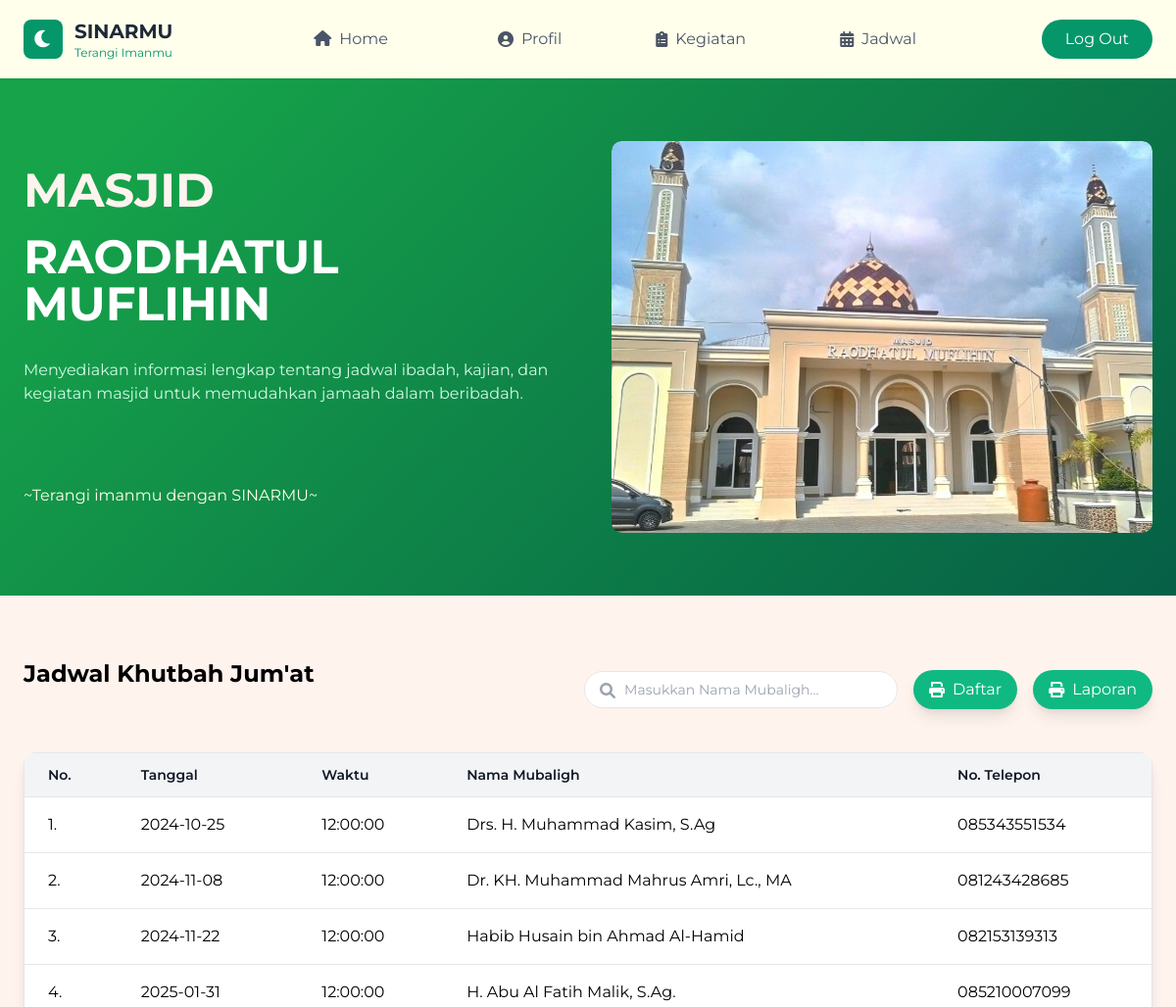
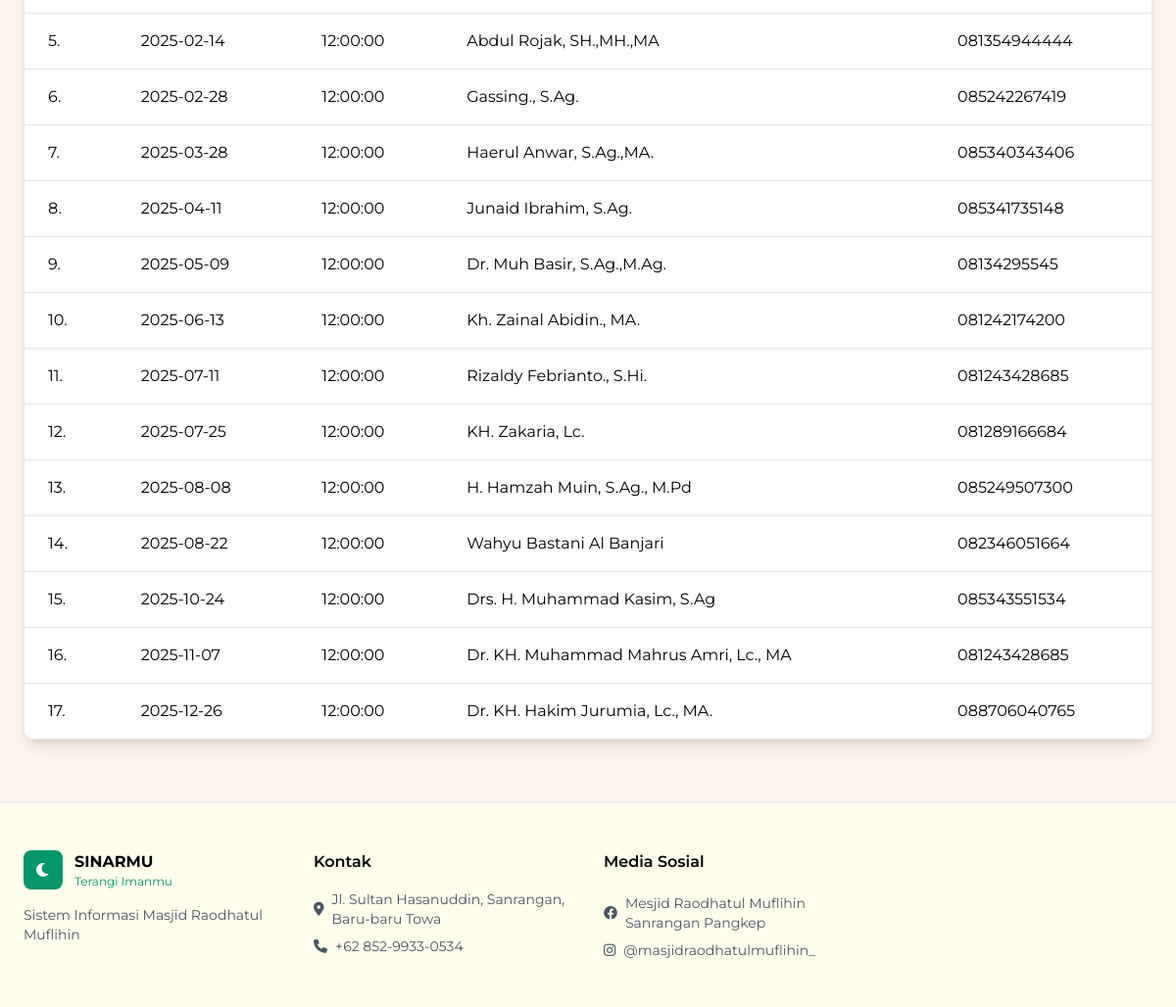
The page /khutbah_jumat_pengurus.php (signed in) on the database its author committed (2 pictures, top to bottom).
### tables this page shows
CREATE TABLE `kegiatan` (
  `id_kegiatan` int NOT NULL,
  `id_masjid` int NOT NULL,
  `kode_kegiatan` varchar(100) NOT NULL,
  `nama_kegiatan` varchar(100) NOT NULL,
  `deskripsi_kegiatan` varchar(255) DEFAULT NULL,
  `tempat_kegiatan` varchar(200) DEFAULT NULL,
  `waktu_kegiatan` time NOT NULL,
  `tanggal_kegiatan` date NOT NULL,
  `created_at` timestamp NULL DEFAULT CURRENT_TIMESTAMP,
  `updated_at` timestamp NULL DEFAULT CURRENT_TIMESTAMP ON UPDATE CURRENT_TIMESTAMP
);

CREATE TABLE `mubaligh` (
  `id_mubaligh` int NOT NULL,
  `id_akun` int NOT NULL,
  `id_masjid` int NOT NULL,
  `nama_mubaligh` varchar(100) NOT NULL,
  `alamat_mubaligh` varchar(200) DEFAULT NULL,
  `no_telepon_mubaligh` varchar(20) DEFAULT NULL,
  `created_at` timestamp NULL DEFAULT CURRENT_TIMESTAMP,
  `updated_at` timestamp NULL DEFAULT CURRENT_TIMESTAMP ON UPDATE CURRENT_TIMESTAMP
);

### khutbah_jumat_pengurus.php (the view, shortened to what this page needs)
<?php
include 'koneksi.php';
$query = isset($_GET['query']) ? trim($_GET['query']) : '';
if (!empty($query)) {
    $stmt = $conn->prepare("SELECT k.tanggal_kegiatan, k.waktu_kegiatan, mu.nama_mubaligh, mu.no_telepon_mubaligh
        FROM jadwal j
        INNER JOIN kegiatan k ON j.id_kegiatan = k.id_kegiatan
        INNER JOIN mubaligh mu ON j.id_mubaligh = mu.id_mubaligh
        WHERE j.kode_jadwal = 'JKJ' AND mu.nama_mubaligh LIKE ?
        ORDER BY k.tanggal_kegiatan ASC
    ");
    $search = "%$query%";
    $stmt->bind_param("s", $search);
} else {
    $stmt = $conn->prepare("SELECT k.tanggal_kegiatan, k.waktu_kegiatan, mu.nama_mubaligh, mu.no_telepon_mubaligh
        FROM jadwal j
        INNER JOIN kegiatan k ON j.id_kegiatan = k.id_kegiatan
        INNER JOIN mubaligh mu ON j.id_mubaligh = mu.id_mubaligh
        WHERE j.kode_jadwal = 'JKJ'
        ORDER BY k.tanggal_kegiatan ASC
    ");
}
$stmt->execute();
$result = $stmt->get_result();
$data_jadwal = $result->num_rows > 0 ? $result->fetch_all(MYSQLI_ASSOC) : [];
?>
<!DOCTYPE html>
<html lang="id">
<head>
    <link href="https://cdnjs.cloudflare.com/ajax/libs/tailwindcss/2.2.19/tailwind.min.css" rel="stylesheet">
    <link href="https://cdnjs.cloudflare.com/ajax/libs/font-awesome/6.0.0/css/all.min.css" rel="stylesheet">
</head>
<body>
    <nav class="background shadow-sm sticky top-0 z-50">
        <div class="max-w-7xl mx-auto px-6">
            <div class="flex justify-between h-20 items-center">
                <div class="flex items-center gap-3">
                    <div class="w-10 h-10 bg-green-600 rounded-lg flex items-center justify-center">
                        <i class="fas fa-moon text-white text-xl"></i>
                    </div>
                    <div>
                        <h1 class="font-bold text-xl text-gray-800">SINARMU</h1>
                        <p class="text-xs text-green-600">Terangi Imanmu</p>
                    </div>
                </div>
                <div class="hidden md:flex items-center space-x-20">
                    <div class="relative">
                        <div id="Home" class="flex items-center text-gray-600 hover:text-green-600 px-2 py-1 cursor-pointer">
                            <a href="home.php">
                                <i class="fas fa-home mr-2"></i>Home
                            </a>
                        </div>
                    </div>
                    <div class="relative">
                        <div id="Profil" class="flex items-center text-gray-600 hover:text-green-600 px-2 py-1 cursor-pointer">
                            <i class="fas fa-user-circle mr-2"></i>Profil
                        </div>
                    </div>
                    <div class="relative">
                        <div id="Activity" class="flex items-center text-gray-600 hover:text-green-600 px-2 py-1 cursor-pointer">
                            <i class="fas fa-clipboard-list mr-2"></i>Kegiatan
                        </div>
                    </div>
                    <div class="relative">
                        <div id="Schedule" class="flex items-center text-gray-600 hover:text-green-600 px-2 py-1 cursor-pointer">
                            <i class="fas fa-calendar-alt mr-2"></i>Jadwal
                        </div>
                    </div>
                </div>
                <div class="flex items-center gap-4">
                    <a href="logout.php" class="bg-green-600 text-white px-6 py-2 rounded-full hover:bg-green-700 transition">Log Out</a>
                </div>
            </div>
        </div>
    </nav>
    <section class="hero-gradient py-16 text-white">
        <div class="max-w-7xl mx-auto px-6">
            <div class="grid grid-cols-1 md:grid-cols-2 gap-12 items-center">
                <div>
                    <h1 class="text-5xl font-bold mb-5" style="color: #fff3ee">MASJID</h1>
                    <h1 class="text-5xl font-bold mb-8">RAODHATUL MUFLIHIN</h1>
                    <p class="text-green-100 mb-20">Menyediakan informasi lengkap tentang jadwal ibadah, kajian, dan kegiatan masjid untuk memudahkan jamaah dalam beribadah.</p>
                    <h3 class="text-green-50" style="color: #FFFFEC">~Terangi imanmu dengan SINARMU~</h3>
                </div>
                <div class="relative w-full h-94 overflow-hidden">
                    <div class="swiper-container">
                        <div class="swiper-wrapper">
                            <div class="swiper-slide"><img src="/sisfo-masjid/image/masjid1.png" alt="Gambar 1" class="rounded-lg shadow-lg"></div>
                        </div>
                    </div>
                </div>
            </div>
        </div>
    </section>
    <section class="card py-16">
        <div class="max-w-7xl mx-auto px-6">
            <div class="flex justify-between items-center mb-8">
                <h2 class="text-2xl font-bold mb-8">Jadwal Khutbah Jum'at</h2>
                <div class="flex items-center gap-4">
                    <form action="" method="GET" class="relative">
                        <input type="search" name="query" placeholder="Masukkan Nama Mubaligh..."
                            class="w-80 pl-10 pr-10 py-2 rounded-full border border-gray-200 focus:outline-none focus:ring-2 focus:ring-green-500 text-sm"
                            id="search-input" autocomplete="off">
                        <i class="fas fa-search absolute left-4 top-3 text-gray-400"></i>
                    </form>
                    <a href="cetak_khutbah_jumat.php" class="text-white bg-green-500 hover:bg-green-600 flex items-center gap-2 rounded-full py-2 px-4 shadow-lg" title="Cetak Daftar Khutbah Jum'at">
                        <i class="fas fa-print"></i>
                        <span>Daftar</span>
                    </a>
                    <a href="laporan_jadwal_khutbah_jumat_tahunan.php" class="text-white bg-green-500 hover:bg-green-600 flex items-center gap-2 rounded-full py-2 px-4 shadow-lg" title="Cetak Laporan Khutbah Jum'at Tahunan">
                        <i class="fas fa-print"></i>
                        <span>Laporan</span>
                    </a>
                </div>
            </div>
        <div class="bg-white rounded-xl shadow-lg overflow-hidden mt-4">
            <table class="min-w-full bg-white border border-gray-200">
                <thead>
                    <tr>
                        <th class="py-3 px-6 bg-gray-100 font-semibold text-sm text-gray-900 border-b border-gray-200 text-left">No.</th>
                        <th class="py-3 px-6 bg-gray-100 font-semibold text-sm text-gray-900 border-b border-gray-200 text-left">Tanggal</th>
                        <th class="py-3 px-6 bg-gray-100 font-semibold text-sm text-gray-900 border-b border-gray-200 text-left">Waktu</th>
                        <th class="py-3 px-6 bg-gray-100 font-semibold text-sm text-gray-900 border-b border-gray-200 text-left">Nama Mubaligh</th>
                        <th class="py-3 px-6 bg-gray-100 font-semibold text-sm text-gray-900 border-b border-gray-200 text-left">No. Telepon</th>
                    </tr>
                </thead>
                <tbody>
                    <?php if (!empty($data_jadwal)): ?>
                        <?php foreach ($data_jadwal as $index => $jadwal): ?>
                            <tr class="hover:bg-gray-100">
                                <td class="py-4 px-6 border-b border-gray-200"><?= $index + 1; ?>.</td>
                                <td class="py-4 px-6 border-b border-gray-200"><?php echo htmlspecialchars($jadwal['tanggal_kegiatan'] ?? ''); ?></td>
                                <td class="py-4 px-6 border-b border-gray-200"><?php echo htmlspecialchars($jadwal['waktu_kegiatan'] ?? ''); ?></td>
                                <td class="py-4 px-6 border-b border-gray-200"><?php echo htmlspecialchars($jadwal['nama_mubaligh'] ?? ''); ?></td>
                                <td class="py-4 px-6 border-b border-gray-200"><?php echo htmlspecialchars($jadwal['no_telepon_mubaligh'] ?? ''); ?></td>
                            </tr>
                        <?php endforeach; ?>
                    <?php endif; ?>
                </tbody>
            </table>
        </div>
    </section>
    <footer class="background border-t">
            <div class="max-w-7xl mx-auto px-6 py-12">
                <div class="grid grid-cols-1 md:grid-cols-4 gap-8">
                    <div>
                        <div class="flex items-center gap-3 mb-4">
                            <div class="w-10 h-10 bg-green-600 rounded-lg flex items-center justify-center">
                                <i class="fas fa-moon text-white"></i>
                            </div>
                            <div>
                                <h4 class="font-bold">SINARMU</h4>
                                <p class="text-xs text-green-600">Terangi Imanmu</p>
                            </div>
                        </div>
                        <p class="text-gray-600 text-sm">Sistem Informasi Masjid Raodhatul Muflihin</p>
                    </div>
                    <div>
                        <h5 class="font-semibold mb-4">Kontak</h5>
                        <ul class="space-y-2 text-sm text-gray-600">
                            <li class="flex items-center gap-2">
                                <i class="fas fa-map-marker-alt"></i>
                                    <a href="https://www.google.co.id/maps/place/Masjid+Raodhatul+Muflihin/@-4.8570717,119.5683597,17z/data=!3m1!4b1!4m6!3m5!1s0x2dbe50384d5f9bdf:0x94d60c3d24cec5d!8m2!3d-4.8570717!4d119.5709346!16s%2Fg%2F11cjh_1107?entry=ttu&g_ep=EgoyMDI0MTAyNy4wIKXMDSoASAFQAw%3D%3D" class="hover:text-green-600">
                                        Jl. Sultan Hasanuddin, Sanrangan, Baru-baru Towa
                                    </a>
                            </li>
                            <li class="flex items-center gap-2">
                                <i class="fas fa-phone"></i>
                                    <a href="https://wa.me/6285299330534" class="hover:text-green-600">
                                        +62 852-9933-0534
                                    </a>
                            </li>
                        </ul>
                    </div>
                    <div>
                        <h5 class="font-semibold mb-5">Media Sosial</h5>
                        <ul class="space-y-2 text-sm text-gray-600">
                            <li class="flex items-center gap-2">
                                <i class="fab fa-facebook"></i>
                                    <a href="https://web.facebook.com/pages/Mesjid-Raodhatul-Muflihin-Sanrangan-Pangkep/2469976183028030" class="hover:text-green-600">
                                        Mesjid Raodhatul Muflihin Sanrangan Pangkep
                                    </a>
                            </li>
                            <li class="flex items-center gap-2">
                                <i class="fab fa-instagram"></i>
                                    <a href="https://www.instagram.com/masjidraodhatulmuflihin_/" class="hover:text-green-600">
                                        @masjidraodhatulmuflihin_
                                    </a>
                            </li>
                        </ul>
                    </div>
                </div>
            </div>
    </footer>
</body>
</html>

### khutbah_jumat_pengurus.php (style rules this page uses)
body { font-family: 'Montserrat', sans-serif; background-color: #fff3ee; }
.hero-gradient { background: linear-gradient(135deg, #16a34a 10%, #065f46 100%); }
.card { background: #fff3ee; }
nav { background: #FFFFEC; position: sticky; top: 0; z-index: 50; }
nav a { color: #4a5568; padding: 0.5rem 1rem; border-radius: 0.5rem; }
footer { background-color: #FFFFEC; border-top: 1px solid #e2e8f0; }
.swiper-container { width: 100%; height: 400px; position: relative; overflow: hidden; border-radius: 10px; }
.swiper-wrapper { display: flex; transition: transform 0.5s ease-in-out; }
.swiper-slide { display: flex; justify-content: center; align-items: center; opacity: 0; transition: opacity 0.5s ease-in-out; position: absolute; width: 100%; height: 100%; border-radius: 10px; overflow: hidden; box-shadow: 0 4px 15px rgba(0, 0, 0, 0.2); }
.swiper-slide-active { opacity: 1; }

### rows shown on the page
kegiatan: tanggal_kegiatan "2024-10-25", waktu_kegiatan "12:00:00", mubaligh.nama_mubaligh "Drs. H. Muhammad Kasim, S.Ag", mubaligh.no_telepon_mubaligh "085343551534"
kegiatan: tanggal_kegiatan "2024-11-08", waktu_kegiatan "12:00:00", mubaligh.nama_mubaligh "Dr. KH. Muhammad Mahrus Amri, Lc., MA", mubaligh.no_telepon_mubaligh "081243428685"
kegiatan: tanggal_kegiatan "2024-11-22", waktu_kegiatan "12:00:00", mubaligh.nama_mubaligh "Habib Husain bin Ahmad Al-Hamid", mubaligh.no_telepon_mubaligh "082153139313"
kegiatan: tanggal_kegiatan "2025-01-31", waktu_kegiatan "12:00:00", mubaligh.nama_mubaligh "H. Abu Al Fatih Malik, S.Ag.", mubaligh.no_telepon_mubaligh "085210007099"
kegiatan: tanggal_kegiatan "2025-02-14", waktu_kegiatan "12:00:00", mubaligh.nama_mubaligh "Abdul Rojak, SH.,MH.,MA", mubaligh.no_telepon_mubaligh "081354944444"
kegiatan: tanggal_kegiatan "2025-02-28", waktu_kegiatan "12:00:00", mubaligh.nama_mubaligh "Gassing., S.Ag.", mubaligh.no_telepon_mubaligh "085242267419"
kegiatan: tanggal_kegiatan "2025-03-28", waktu_kegiatan "12:00:00", mubaligh.nama_mubaligh "Haerul Anwar, S.Ag.,MA.", mubaligh.no_telepon_mubaligh "085340343406"
kegiatan: tanggal_kegiatan "2025-04-11", waktu_kegiatan "12:00:00", mubaligh.nama_mubaligh "Junaid Ibrahim, S.Ag.", mubaligh.no_telepon_mubaligh "085341735148"
kegiatan: tanggal_kegiatan "2025-05-09", waktu_kegiatan "12:00:00", mubaligh.nama_mubaligh "Dr. Muh Basir, S.Ag.,M.Ag.", mubaligh.no_telepon_mubaligh "08134295545"
kegiatan: tanggal_kegiatan "2025-06-13", waktu_kegiatan "12:00:00", mubaligh.nama_mubaligh "Kh. Zainal Abidin., MA.", mubaligh.no_telepon_mubaligh "081242174200"
kegiatan: tanggal_kegiatan "2025-07-11", waktu_kegiatan "12:00:00", mubaligh.nama_mubaligh "Rizaldy Febrianto., S.Hi.", mubaligh.no_telepon_mubaligh "081243428685"
kegiatan: tanggal_kegiatan "2025-07-25", waktu_kegiatan "12:00:00", mubaligh.nama_mubaligh "KH. Zakaria, Lc.", mubaligh.no_telepon_mubaligh "081289166684"
kegiatan: tanggal_kegiatan "2025-08-08", waktu_kegiatan "12:00:00", mubaligh.nama_mubaligh "H. Hamzah Muin, S.Ag., M.Pd", mubaligh.no_telepon_mubaligh "085249507300"
kegiatan: tanggal_kegiatan "2025-08-22", waktu_kegiatan "12:00:00", mubaligh.nama_mubaligh "Wahyu Bastani Al Banjari", mubaligh.no_telepon_mubaligh "082346051664"
kegiatan: tanggal_kegiatan "2025-10-24", waktu_kegiatan "12:00:00", mubaligh.nama_mubaligh "Drs. H. Muhammad Kasim, S.Ag", mubaligh.no_telepon_mubaligh "085343551534"
kegiatan: tanggal_kegiatan "2025-11-07", waktu_kegiatan "12:00:00", mubaligh.nama_mubaligh "Dr. KH. Muhammad Mahrus Amri, Lc., MA", mubaligh.no_telepon_mubaligh "081243428685"
kegiatan: tanggal_kegiatan "2025-12-26", waktu_kegiatan "12:00:00", mubaligh.nama_mubaligh "Dr. KH. Hakim Jurumia, Lc., MA.", mubaligh.no_telepon_mubaligh "088706040765"
